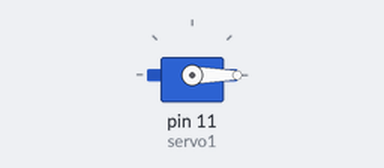
This sketch was run on a simulated Arduino Uno, built with avr-gcc and run on an emulated ATmega328P. On the bench: servo.

Above: at 0.05 s.
At 6.0 s:
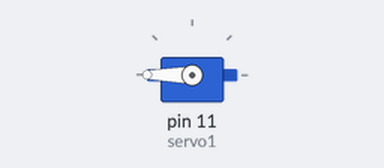
Timing chart, 0 to 7.8 s (numbered marks = the images above):
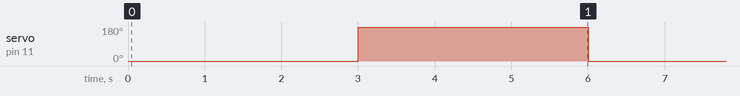

Measured:
- by itself, servo on pin 11 (servo1): alternates 180° for 3.0 s and 0° for 3.0 s

The sketch:

check_servo.ino
```cpp
#include <Servo.h>

Servo servo1;

void setup() {
servo1.attach(11);
}

void loop() {

servo1.write(0);
delay(3000);
servo1.write(180);
delay(3000);
}
```
